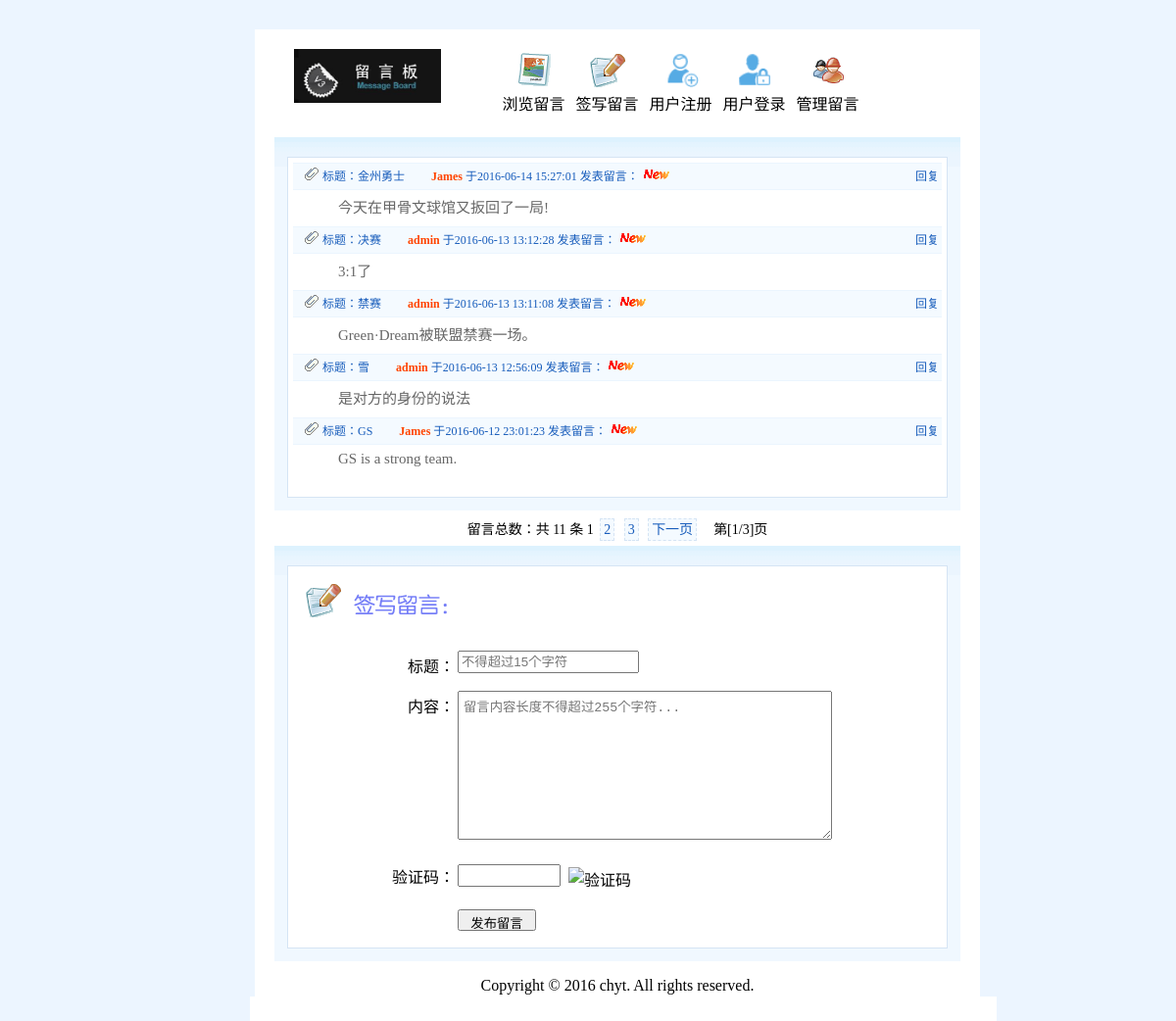
The page / on the database its author committed.
### tables this page shows
CREATE TABLE IF NOT EXISTS `message` (
  `id` int(10) unsigned NOT NULL AUTO_INCREMENT COMMENT '自增id',
  `mid` int(11) NOT NULL COMMENT '留言用户的id',
  `title` varchar(15) NOT NULL COMMENT '留言标题',
  `content` varchar(255) NOT NULL COMMENT '留言内容',
  `content_time` datetime NOT NULL COMMENT '留言时间',
  `state` int(11) NOT NULL DEFAULT '0' COMMENT '留言信息的状态',
  `top_state` int(11) NOT NULL DEFAULT '0' COMMENT '置顶状态',
  PRIMARY KEY (`id`)
);

CREATE TABLE IF NOT EXISTS `member` (
  `id` int(10) unsigned NOT NULL AUTO_INCREMENT COMMENT '自增id',
  `name` varchar(15) NOT NULL COMMENT '用户名',
  `psw` varchar(32) NOT NULL COMMENT '密码',
  `register_time` datetime NOT NULL COMMENT '注册时间',
  `last_login_time` datetime NOT NULL COMMENT '最后登陆时间',
  PRIMARY KEY (`id`)
);

### inc/mysql.func.php (called while the page is built, shortened)
<?php
    function execute($link, $sql){
        $result = mysqli_query($link, $sql);
        return $result;
    }
    function nums($link, $sql){
        return mysqli_num_rows(execute($link, $sql));
    }
    function fetch_array($result){
        return mysqli_fetch_assoc($result);
    }
?>

### index.php (the view, shortened to what this page needs)
<?php
    $link = connect();
    $sql_count = "select * from message";
    $counts = nums($link, $sql_count);
    $pageSize = 5;
    $pageCount = ceil($counts/$pageSize);
    $page = page($counts, $pageSize);
?>
<!DOCTYPE html>
<html>
<head>
	<link rel="stylesheet" type="text/css" href="style/common.css">
	<link rel="stylesheet" type="text/css" href="style/index.css">
</head>
<body>
	<div id="main">
		<?php include "inc/header.inc.php";?>
		<div id="list">
			<div id="list-main">
			<?php
				$sql = "select id,mid,content,title,content_time from message order by id desc {$page['limit']}";
				$result = execute($link, $sql);
				while ($data = fetch_array($result)) {
					$data['title'] = htmlspecialchars($data['title']);
					$data['content'] = nl2br($data['content']);
				    $sql_mem = "select * from member where id={$data['mid']}";
				    $result_mem = execute($link, $sql_mem);
				    $data_mem = fetch_array($result_mem);
			?>
				<h2>
					<span class="left-area">
						<img src="images/icon_write.gif">
						标题：<a href="show.php?cid=<?php echo $data['id']?>"><?php echo $data['title']?></a>
						<font>&nbsp;&nbsp;&nbsp;&nbsp;&nbsp;&nbsp;&nbsp;&nbsp;<span style="color:#f40;font-weight:bold;"><?php echo $data_mem['name']?></span> 于<?php echo $data['content_time']?> 发表留言：</font>
						<img src="images/new.gif">
					</span>
					<span class="right-area"><a href="reply.php?cid=<?php echo $data['id']?>&mid=<?php echo $data_mem['id']?>">回复</a></span>
				</h2>
				<div class="content">
					<?php echo $data['content']?>
				</div>
			<?php }?>
			</div>
		</div>
		<div id="pages" align="center">
			留言总数：共 <?php echo $counts?> 条 <?php echo $page['html']?>　第[<?php echo $_GET['page']?>/<?php echo $pageCount?>]页
		</div>
		<div id="submit">
			<form action="" method="post">
				<p>
					<img src="images/i1.gif">
					<img src="images/add.gif">
				</p><br><br>
				<label for="user">标题：</label>
				<input type="text" id="title" name="title" value="" placeholder="不得超过15个字符"><br><br>
				<label for="content">内容：</label>
				<textarea name="content" id="content" placeholder="留言内容长度不得超过255个字符..."></textarea><br><br>
				<label for="umum">验证码：</label><input name="unum" type="text" id="unum" size="10"><img src="inc/vcode.php" alt="验证码" title="点击刷新" id="vcode"><br><br>
				<input type="submit" name="submit" id="sbutton" value="发布留言">
			</form>
		</div>
		<?php include "inc/footer.inc.php";?>
	</div>
</body>
</html>

### style/common.css (style rules this page uses)
* { margin: 0; padding: 0; }
html,body { width: 100%; height: 100%; font-family: 'microsoft yahei'; margin: 15px; background: #ECF5FF; }
a { text-decoration: none; }
img { border: 0; }
#main { width: 700px; background-color: #fff; padding: 20px 20px 20px 20px; margin: 0 auto; }
#pages { font-size: 14px; }
#pages a { margin: 3px; padding: 3px; color: #175CBB; border: 1px dashed #D5E4F4; background: #F4FAFF; }

### style/index.css (style rules this page uses)
#main #list { background-image: url(../images/list_bg.gif); background-repeat: repeat-x; background-color: #F0F8FF; padding: 20px 13px 13px 13px; margin-top: 20px; height: 100%; }
#main #list #list-main { border: 1px solid #D5E4F4; background: #FFF; padding: 5px; margin: 0px; padding-bottom: 20px; }
#main #list #list-main h2 { font: 9pt Verdana; color: #175CBB; border-top: 1px solid #EBF5FE; border-bottom: 1px solid #EBF5FE; background: #F4FAFF; padding: 3px; font-weight: normal; height: 20px; }
.left-area { padding-left: 8px; width: 480px; }
.left-area a { color: #175CBB; }
.left-area, .mid-area, .right-area { height: 20px; line-height: 20px; overflow: hidden; }
.right-area { float: right; }
.right-area a { color: #175CBB; }
#main #list #list-main .content { margin-left: 10px; width: 610px; text-indent: 24px; word-wrap: break-word; padding: 6px 12px 10px 12px; color: #666; font-size: 15px; }
#main #pages { width: 660px; margin: 0 auto; background: #FFF; padding: 8px; }
#submit { background-image: url(../images/list_bg.gif); background-repeat: repeat-x; background-color: #F0F8FF; padding: 20px 13px 13px 13px; }
form { border: 1px solid #D5E4F4; background: #FFF; padding: 10px 10px 16px 10px; margin: 0px; }
label { text-align: right; margin-left: 65px; float: left; padding: 3px; width: 92px; }
input { padding: 2px; }
textarea { width: 370px; height: 140px; padding: 5px; }
#submit img { margin-left: 8px; position: relative; top: 6px; cursor: pointer; }
#sbutton { margin-left: 163px; height: 22px; margin-top: 5px; width: 80px; }

### rows shown on the page
message: title "金州勇士", member.name "James", content_time "2016-06-14 15:27:01", content "今天在甲骨文球馆又扳回了一局!"
message: title "决赛", member.name "admin", content_time "2016-06-13 13:12:28", content "3:1了"
message: title "禁赛", member.name "admin", content_time "2016-06-13 13:11:08", content "Green·Dream被联盟禁赛一场。"
message: title "雪", member.name "admin", content_time "2016-06-13 12:56:09", content "是对方的身份的说法"
message: title "GS", member.name "James", content_time "2016-06-12 23:01:23", content "GS is a strong team."

### other values the page prints
$counts "11"
$page['html'] "下一页"
$_GET['page'] "1"
$pageCount "3"
